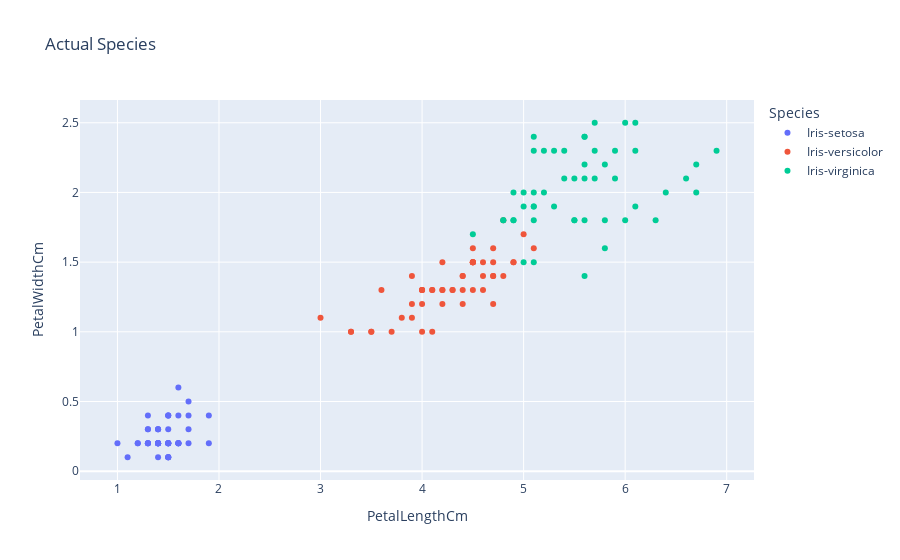
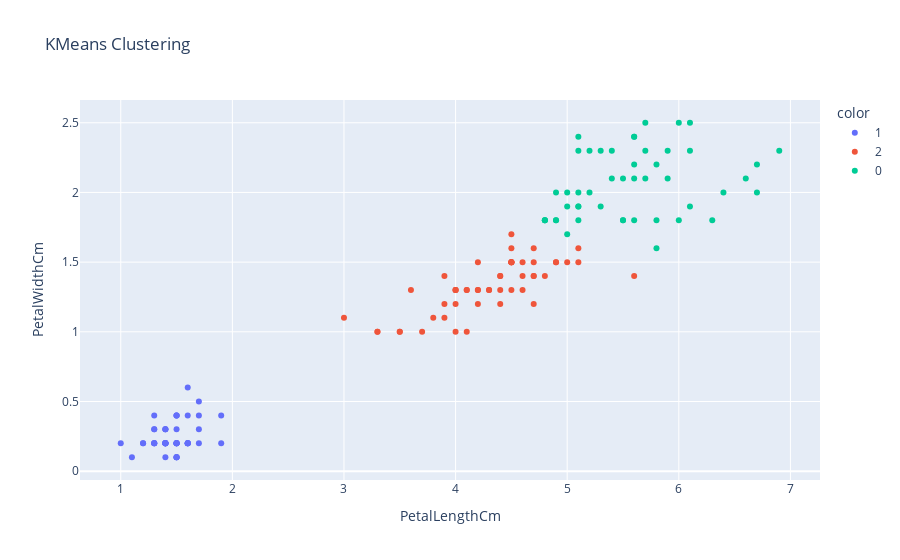

Write notebook code for charts like these, in order.
### Code cell
fig1 = px.scatter(data, x='PetalLengthCm', y='PetalWidthCm', color='Species',
                  title="actual species")
fig1.show()

fig2 = px.scatter(data, x='PetalLengthCm', y='PetalWidthCm', color=data['Cluster'].astype(str),
                  title="kmeans clustering")
fig2.show()

### Figure 1 — Plotly figure (JSON) as saved in the notebook; plotly's stock layout.template omitted (floating-point values rounded to 4 significant figures)
{"data": [{"hovertemplate": "Species=Iris-setosa<br>PetalLengthCm=%{x}<br>PetalWidthCm=%{y}<extra></extra>", "legendgroup": "Iris-setosa", "marker": {"color": "#636efa", "symbol": "circle"}, "mode": "markers", "name": "Iris-setosa", "orientation": "v", "showlegend": true, "type": "scatter", "x": [1.4, 1.4, 1.3, 1.5, 1.4, 1.7, 1.4, 1.5, 1.4, 1.5, 1.5, 1.6, 1.4, 1.1, 1.2, 1.5, 1.3, 1.4, 1.7, 1.5, 1.7, 1.5, 1.0, 1.7, 1.9, 1.6, 1.6, 1.5, 1.4, 1.6, 1.6, 1.5, 1.5, 1.4, 1.5, 1.2, 1.3, 1.5, 1.3, 1.5, 1.3, 1.3, 1.3, 1.6, 1.9, 1.4, 1.6, 1.4, 1.5, 1.4], "xaxis": "x", "y": [0.2, 0.2, 0.2, 0.2, 0.2, 0.4, 0.3, 0.2, 0.2, 0.1, 0.2, 0.2, 0.1, 0.1, 0.2, 0.4, 0.4, 0.3, 0.3, 0.3, 0.2, 0.4, 0.2, 0.5, 0.2, 0.2, 0.4, 0.2, 0.2, 0.2, 0.2, 0.4, 0.1, 0.2, 0.1, 0.2, 0.2, 0.1, 0.2, 0.2, 0.3, 0.3, 0.2, 0.6, 0.4, 0.3, 0.2, 0.2, 0.2, 0.2], "yaxis": "y"}, {"hovertemplate": "Species=Iris-versicolor<br>PetalLengthCm=%{x}<br>PetalWidthCm=%{y}<extra></extra>", "legendgroup": "Iris-versicolor", "marker": {"color": "#EF553B", "symbol": "circle"}, "mode": "markers", "name": "Iris-versicolor", "orientation": "v", "showlegend": true, "type": "scatter", "x": [4.7, 4.5, 4.9, 4.0, 4.6, 4.5, 4.7, 3.3, 4.6, 3.9, 3.5, 4.2, 4.0, 4.7, 3.6, 4.4, 4.5, 4.1, 4.5, 3.9, 4.8, 4.0, 4.9, 4.7, 4.3, 4.4, 4.8, 5.0, 4.5, 3.5, 3.8, 3.7, 3.9, 5.1, 4.5, 4.5, 4.7, 4.4, 4.1, 4.0, 4.4, 4.6, 4.0, 3.3, 4.2, 4.2, 4.2, 4.3, 3.0, 4.1], "xaxis": "x", "y": [1.4, 1.5, 1.5, 1.3, 1.5, 1.3, 1.6, 1.0, 1.3, 1.4, 1.0, 1.5, 1.0, 1.4, 1.3, 1.4, 1.5, 1.0, 1.5, 1.1, 1.8, 1.3, 1.5, 1.2, 1.3, 1.4, 1.4, 1.7, 1.5, 1.0, 1.1, 1.0, 1.2, 1.6, 1.5, 1.6, 1.5, 1.3, 1.3, 1.3, 1.2, 1.4, 1.2, 1.0, 1.3, 1.2, 1.3, 1.3, 1.1, 1.3], "yaxis": "y"}, {"hovertemplate": "Species=Iris-virginica<br>PetalLengthCm=%{x}<br>PetalWidthCm=%{y}<extra></extra>", "legendgroup": "Iris-virginica", "marker": {"color": "#00cc96", "symbol": "circle"}, "mode": "markers", "name": "Iris-virginica", "orientation": "v", "showlegend": true, "type": "scatter", "x": [6.0, 5.1, 5.9, 5.6, 5.8, 6.6, 4.5, 6.3, 5.8, 6.1, 5.1, 5.3, 5.5, 5.0, 5.1, 5.3, 5.5, 6.7, 6.9, 5.0, 5.7, 4.9, 6.7, 4.9, 5.7, 6.0, 4.8, 4.9, 5.6, 5.8, 6.1, 6.4, 5.6, 5.1, 5.6, 6.1, 5.6, 5.5, 4.8, 5.4, 5.6, 5.1, 5.1, 5.9, 5.7, 5.2, 5.0, 5.2, 5.4, 5.1], "xaxis": "x", "y": [2.5, 1.9, 2.1, 1.8, 2.2, 2.1, 1.7, 1.8, 1.8, 2.5, 2.0, 1.9, 2.1, 2.0, 2.4, 2.3, 1.8, 2.2, 2.3, 1.5, 2.3, 2.0, 2.0, 1.8, 2.1, 1.8, 1.8, 1.8, 2.1, 1.6, 1.9, 2.0, 2.2, 1.5, 1.4, 2.3, 2.4, 1.8, 1.8, 2.1, 2.4, 2.3, 1.9, 2.3, 2.5, 2.3, 1.9, 2.0, 2.3, 1.8], "yaxis": "y"}], "layout": {"legend": {"title": {"text": "Species"}, "tracegroupgap": 0}, "title": {"text": "Actual Species"}, "xaxis": {"anchor": "y", "domain": [0, 1], "title": {"text": "PetalLengthCm"}}, "yaxis": {"anchor": "x", "domain": [0, 1], "title": {"text": "PetalWidthCm"}}}}

### Figure 2 — Plotly figure (JSON) as saved in the notebook; plotly's stock layout.template omitted (floating-point values rounded to 4 significant figures)
{"data": [{"hovertemplate": "color=1<br>PetalLengthCm=%{x}<br>PetalWidthCm=%{y}<extra></extra>", "legendgroup": "1", "marker": {"color": "#636efa", "symbol": "circle"}, "mode": "markers", "name": "1", "orientation": "v", "showlegend": true, "type": "scatter", "x": [1.4, 1.4, 1.3, 1.5, 1.4, 1.7, 1.4, 1.5, 1.4, 1.5, 1.5, 1.6, 1.4, 1.1, 1.2, 1.5, 1.3, 1.4, 1.7, 1.5, 1.7, 1.5, 1.0, 1.7, 1.9, 1.6, 1.6, 1.5, 1.4, 1.6, 1.6, 1.5, 1.5, 1.4, 1.5, 1.2, 1.3, 1.5, 1.3, 1.5, 1.3, 1.3, 1.3, 1.6, 1.9, 1.4, 1.6, 1.4, 1.5, 1.4], "xaxis": "x", "y": [0.2, 0.2, 0.2, 0.2, 0.2, 0.4, 0.3, 0.2, 0.2, 0.1, 0.2, 0.2, 0.1, 0.1, 0.2, 0.4, 0.4, 0.3, 0.3, 0.3, 0.2, 0.4, 0.2, 0.5, 0.2, 0.2, 0.4, 0.2, 0.2, 0.2, 0.2, 0.4, 0.1, 0.2, 0.1, 0.2, 0.2, 0.1, 0.2, 0.2, 0.3, 0.3, 0.2, 0.6, 0.4, 0.3, 0.2, 0.2, 0.2, 0.2], "yaxis": "y"}, {"hovertemplate": "color=2<br>PetalLengthCm=%{x}<br>PetalWidthCm=%{y}<extra></extra>", "legendgroup": "2", "marker": {"color": "#EF553B", "symbol": "circle"}, "mode": "markers", "name": "2", "orientation": "v", "showlegend": true, "type": "scatter", "x": [4.7, 4.5, 4.9, 4.0, 4.6, 4.5, 4.7, 3.3, 4.6, 3.9, 3.5, 4.2, 4.0, 4.7, 3.6, 4.4, 4.5, 4.1, 4.5, 3.9, 4.0, 4.9, 4.7, 4.3, 4.4, 4.8, 4.5, 3.5, 3.8, 3.7, 3.9, 5.1, 4.5, 4.5, 4.7, 4.4, 4.1, 4.0, 4.4, 4.6, 4.0, 3.3, 4.2, 4.2, 4.2, 4.3, 3.0, 4.1, 4.5, 5.0, 5.1, 5.6], "xaxis": "x", "y": [1.4, 1.5, 1.5, 1.3, 1.5, 1.3, 1.6, 1.0, 1.3, 1.4, 1.0, 1.5, 1.0, 1.4, 1.3, 1.4, 1.5, 1.0, 1.5, 1.1, 1.3, 1.5, 1.2, 1.3, 1.4, 1.4, 1.5, 1.0, 1.1, 1.0, 1.2, 1.6, 1.5, 1.6, 1.5, 1.3, 1.3, 1.3, 1.2, 1.4, 1.2, 1.0, 1.3, 1.2, 1.3, 1.3, 1.1, 1.3, 1.7, 1.5, 1.5, 1.4], "yaxis": "y"}, {"hovertemplate": "color=0<br>PetalLengthCm=%{x}<br>PetalWidthCm=%{y}<extra></extra>", "legendgroup": "0", "marker": {"color": "#00cc96", "symbol": "circle"}, "mode": "markers", "name": "0", "orientation": "v", "showlegend": true, "type": "scatter", "x": [4.8, 5.0, 6.0, 5.1, 5.9, 5.6, 5.8, 6.6, 6.3, 5.8, 6.1, 5.1, 5.3, 5.5, 5.0, 5.1, 5.3, 5.5, 6.7, 6.9, 5.7, 4.9, 6.7, 4.9, 5.7, 6.0, 4.8, 4.9, 5.6, 5.8, 6.1, 6.4, 5.6, 6.1, 5.6, 5.5, 4.8, 5.4, 5.6, 5.1, 5.1, 5.9, 5.7, 5.2, 5.0, 5.2, 5.4, 5.1], "xaxis": "x", "y": [1.8, 1.7, 2.5, 1.9, 2.1, 1.8, 2.2, 2.1, 1.8, 1.8, 2.5, 2.0, 1.9, 2.1, 2.0, 2.4, 2.3, 1.8, 2.2, 2.3, 2.3, 2.0, 2.0, 1.8, 2.1, 1.8, 1.8, 1.8, 2.1, 1.6, 1.9, 2.0, 2.2, 2.3, 2.4, 1.8, 1.8, 2.1, 2.4, 2.3, 1.9, 2.3, 2.5, 2.3, 1.9, 2.0, 2.3, 1.8], "yaxis": "y"}], "layout": {"legend": {"title": {"text": "color"}, "tracegroupgap": 0}, "title": {"text": "KMeans Clustering"}, "xaxis": {"anchor": "y", "domain": [0, 1], "title": {"text": "PetalLengthCm"}}, "yaxis": {"anchor": "x", "domain": [0, 1], "title": {"text": "PetalWidthCm"}}}}
